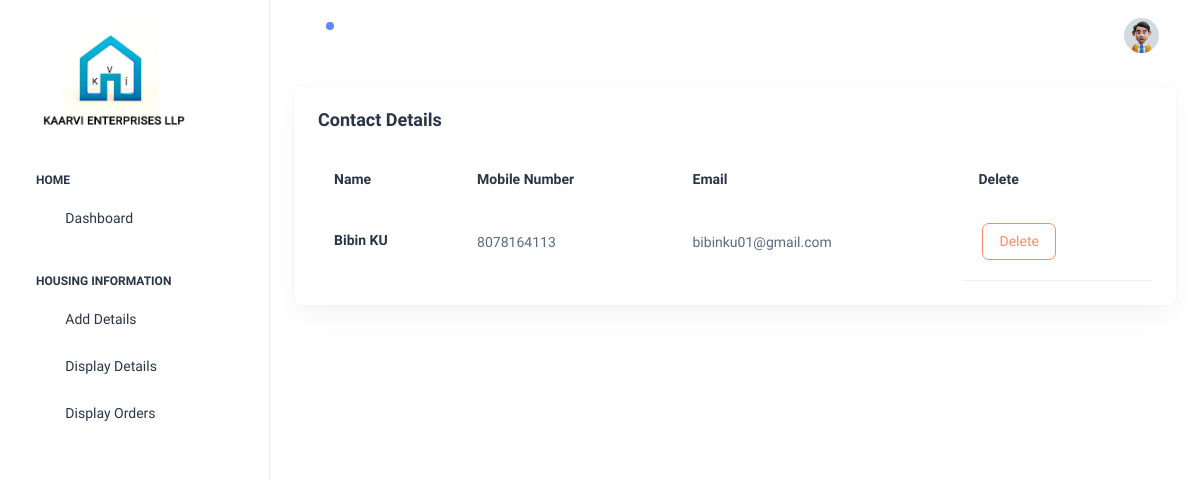
The page /Backend/displaycontact/ on the database as committed earlier.
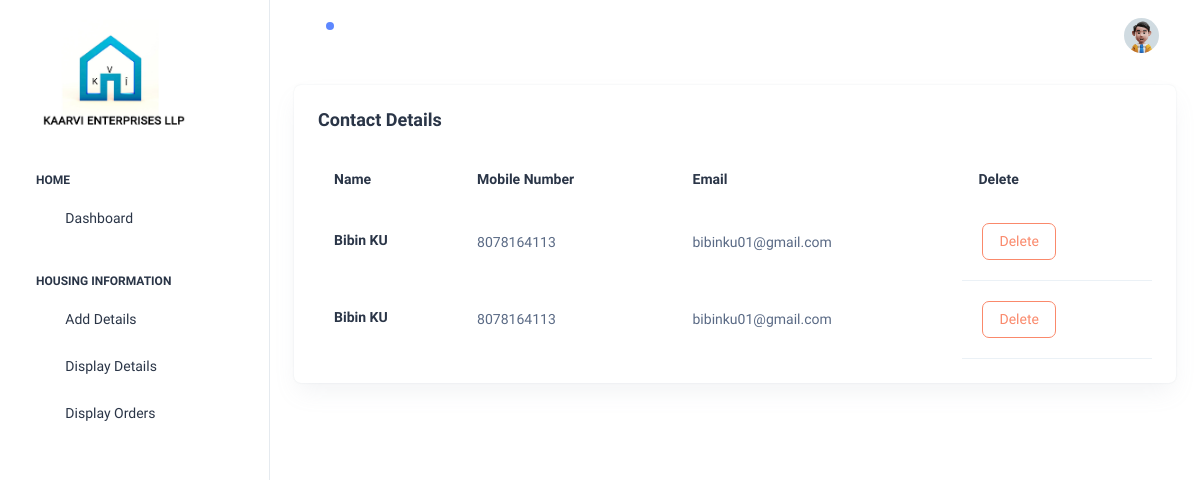
The same page on the database as committed later.
### Frontend/models.py (models this page shows)
class ContactDB(models.Model):
    name = models.CharField(max_length=50, null=True, blank=True)
    email= models.EmailField(max_length=50,null=True, blank=True)
    number = models.IntegerField(null=True, blank=True)

### Backend/views.py (the view)
# urls.py: path('displaycontact/', views.displaycontact, name="displaycontact"),
def displaycontact(req):
    cata = ContactDB.objects.all()
    return render(req, "displaycontact.html", {'cata': cata})

### Backend/templates/displaycontact.html (shortened to what this page needs)
<!DOCTYPE html>
<html lang="en">
{% extends 'index.html' %}
{% block content %}
<head>
</head>
<body>
<div class="card w-100">
              <div class="card-body p-4">
                <h5 class="card-title fw-semibold mb-4">Contact  Details</h5>
                <div class="table-responsive">
                  <table class="table text-nowrap mb-0 align-middle">
                    <thead class="text-dark fs-4">
                      <tr>
                        <th class="border-bottom-0">
                          <h6 class="fw-semibold mb-0">Name </h6>
                        </th>
                        <th class="border-bottom-0">
                          <h6 class="fw-semibold mb-0">Mobile Number </h6>
                        </th>
                        <th class="border-bottom-0">
                          <h6 class="fw-semibold mb-0">Email</h6>
                        </th>
                        <th class="border-bottom-0">
                          <h6 class="fw-semibold mb-0">Delete</h6>
                        </th>
                      </tr>
                    </thead>
                    <tbody>
                    {% for i in cata %}
                      <tr>
                        <td class="border-bottom-0">
                            <h6 class="fw-semibold mb-1">{{i.name}}</h6>
                        </td>
                        <td class="border-bottom-0">
                          <p class="mb-0 fw-normal">{{i.number}}</p>
                        </td>
                        <td class="border-bottom-0">
                          <p class="mb-0 fw-normal">{{i.email}}</p>
                        </td>
                          <td>
                              <a href="{% url 'deletecontact' Cid=i.id %}">
                              <button type="button" class="btn btn-outline-danger m-1">Delete</button>                              </a>
                            </td>
                      </tr>
                     {% endfor %}
                    </tbody>
                  </table>
                </div>
              </div>
            </div>
</body>
</html>
{% endblock %}

Rows that differ between the two databases and show on the page:
added ContactDB: name "Bibin KU", number "8078164113", email "bibinku01@gmail.com"
